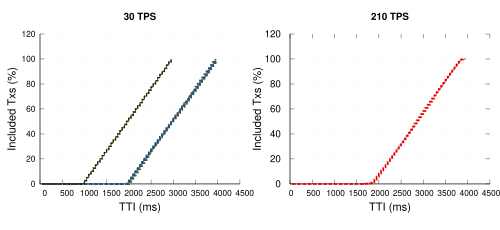

Source code (gnuplot):
# 
# Author: Peterson Yuhala
#

set term postscript size 5in,2.3in linewidth 1 color eps enhanced 22
set encoding utf8


set output "cumu_tti_steps.eps"
set datafile separator comma

load "styles.inc"
load "common.gnuplot" 
load "linetypes.gnuplot"

## Multiplot settings

## mp_startx # Left edge of col 0 plot area
## mp_starty          # Top of row 0 plot area
## mp_width            # Total width of plot area
## mp_height         # Total height of plot area
## mp_rowgap         # Gap between plot rows
## mp_colgap          # Gap between plot columns
     

mp_startx=0.08
mp_starty=0.15

mp_height=0.65
mp_rowgap=0.19
mp_colgap=0.1
mp_width=0.9

eval mpSetup(2, 1)


font_size = 14
label_size = 18



set ytics nomirror
set grid y
set ytics font ",12"


eval mpNext
# --- GRAPH a (top left)


set title "30 TPS" font "Helvetica-bold,14" #offset 0,-0.2

set ylabel "Included Txs (%)" font ",16"  offset 3.5,0
set xlabel "TTI (ms)" font ",16"
set xtics font ",12"


#set xtics("1-2s" 0, "2-3s" 1, "3-4s" 2, "4-5s" 3, "5+s" 4) font ",14"
#set ytics("10k" 10000, "20k" 20000, "30k" 30000, "40k" 40000, "50k" 50000) font ",14"

#set xtics rotate by 60

set style fill solid border -1
set boxwidth 0.15
set xtics offset 0.4,0.4,0
set ytics offset 0.5,0,0
set xlabel offset 0,1,0

dx=0.08
#set offset 25, -0.5, 0, 0 #left,right,top,bottom

set xrange[0:4500]
set yrange [0:120]

#set key samplen 1 font ",14" at graph 0.5,0.95
#set key maxrows 1 samplen 0.5 width -2 invert center at graph 1.1,1.125 font ",12"
#set key samplen 1 font ",14" at graph 0.5,0.95

set key samplen 0.75 maxrows 2 at graph 0.5, 0.95 center font ",10"

plot 'data/no_pbs_no_tee/no-pbs_no-tee_30_tx_cumu_tti.csv' u 1:2 every 50  w steps ls 2006 notitle, \
     'data/no_pbs_tee/no-pbs_tee_30_tx_cumu_tti.csv' u 1:2 every 50  w steps ls 2007 notitle, \
     'data/pbs_no_tee/pbs_geth_no-tee_30_tx_cumu_tti.csv' u 1:2 every 50 w steps ls 22004 notitle, \
     'data/pbs_tee/pbs_geth_tee_30_tx_cumu_tti.csv' u 1:2 every 50 w steps ls 22001 notitle, \
     'data/pbs_no_tee/pbs_rbuilder_no-tee_30_tx_cumu_tti.csv' u 1:2 every 50 w steps ls 2002 notitle, \
     'data/pbs_tee/pbs_rbuilder_tee_30_tx_cumu_tti.csv' u 1:2 every 50 w steps ls 2004 notitle
  
    


unset ytics

unset xtics

eval mpNext
# --- GRAPH b (top right)
#set xrange[0:400]

set ytics  font ",14"
set yrange [0:120]


set title "210 TPS" font "Helvetica-bold,14" #offset 0,-0.2

set ylabel "Included Txs (%)" font ",16"  offset 3,0
set xlabel "TTI (ms)" font ",16" 
set xtics offset 0,0.4,0 font ",12"


#set key samplen 1 maxrows 1 center top outside at graph 0.5, 1.0 font ",14"

plot 'data/no_pbs_no_tee/no-pbs_no-tee_210_tx_cumu_tti.csv' u 1:2 every 50  w steps ls 2006 notitle, \
     #'' u 1:2 every 300 t "noPBS-noTEE" w lp ls 2006, \
     'data/no_pbs_tee/no-pbs_tee_210_tx_cumu_tti.csv' u 1:2 every 50  w steps ls 2007 notitle, \
     #'' u 1:2 every 300 t "noPBS-TEE" w lp ls 2007, \
     'data/pbs_no_tee/pbs_geth_no-tee_210_tx_cumu_tti.csv' u 1:2 every 50 w steps ls 22004 notitle, \
     #'' u 1:2 every 300 t "PBS-noTEE" w lp ls 22004, \
     'data/pbs_tee/pbs_geth_tee_210_tx_cumu_tti.csv' u 1:2 every 50 w steps ls 22001 notitle, \
     #'' u 1:2 every 300 t "PBS-TEE" w lp ls 22001, \
     'data/pbs_no_tee/pbs_rbuilder_no-tee_210_tx_cumu_tti.csv' u 1:2 every 50 w steps ls 2002 notitle, \
     #'' u 1:2 every 300 t "PBS-noTEE-rb" w lp ls 2002, \
     'data/pbs_tee/pbs_rbuilder_tee_210_tx_cumu_tti.csv' u 1:2 every 50 w steps ls 2004 notitle, \
     #'' u 1:2 every 300 t "PBS-TEE-rb" w lp ls 2004
     
     
     
## Gas plots removed
     
!epstopdf "cumu_tti_steps.eps"
!rm "cumu_tti_steps.eps"
quit
